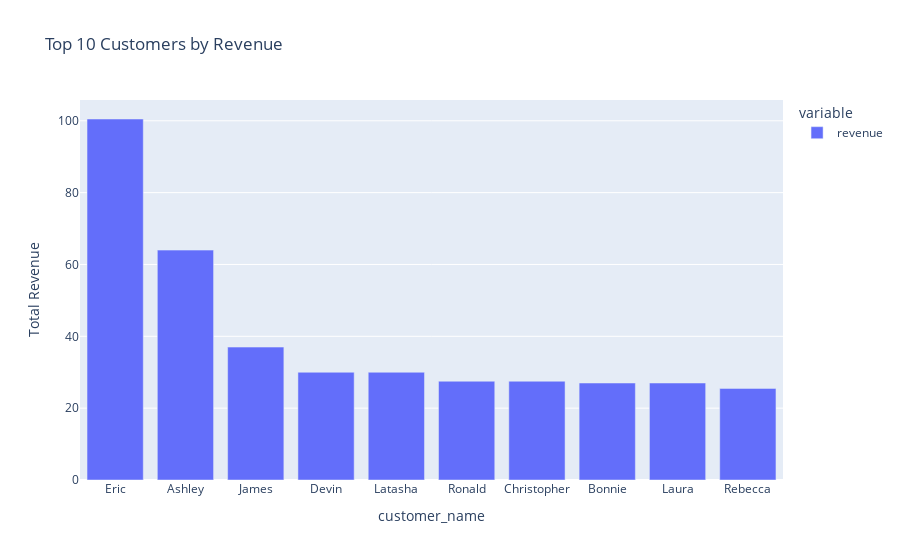

Source (notebook cell):
### Code cell
px.bar(
    df_top_customers.head(10),
    title="Top 10 Customers by Revenue",
    labels={"index":"Customer Name","value":"Total Revenue"}
    )

### Figure 1 — Plotly figure (JSON) as saved in the notebook; plotly's stock layout.template omitted (floating-point values rounded to 4 significant figures)
{"data": [{"hovertemplate": "variable=revenue<br>customer_name=%{x}<br>Total Revenue=%{y}<extra></extra>", "legendgroup": "revenue", "marker": {"color": "#636efa", "pattern": {"shape": ""}}, "name": "revenue", "orientation": "v", "showlegend": true, "textposition": "auto", "type": "bar", "x": ["Eric", "Ashley", "James", "Devin", "Latasha", "Ronald", "Christopher", "Bonnie", "Laura", "Rebecca"], "xaxis": "x", "y": [100.5, 64.0, 37.0, 30.0, 30.0, 27.5, 27.5, 27.0, 27.0, 25.5], "yaxis": "y"}], "layout": {"barmode": "relative", "legend": {"title": {"text": "variable"}, "tracegroupgap": 0}, "title": {"text": "Top 10 Customers by Revenue"}, "xaxis": {"anchor": "y", "domain": [0, 1], "title": {"text": "customer_name"}}, "yaxis": {"anchor": "x", "domain": [0, 1], "title": {"text": "Total Revenue"}}}}
